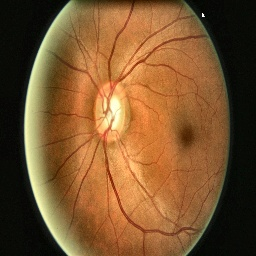
#> input picture data/processed/Train/Glaucoma_Negative/002.jpg, 256 x 256 px; its folder holds only this picture in this run
$ jupyter execute 01_data_exploration.ipynb
#> lines starting #> are read from the running program, lines starting #| are printed output that depends on the picture
[cell 1]
# Cell 1 - Import Libraries
import os
import numpy as np
import matplotlib.pyplot as plt
import cv2
from pathlib import Path

print("All libraries imported successfully")

[cell 2]
# Cell 2 - Define Dataset Paths
base_path = Path("../data/raw/Fundus_Train_Val_Data/Fundus_Scanes_Sorted")

train_neg = base_path / "Train/Glaucoma_Negative"
train_pos = base_path / "Train/Glaucoma_Positive"
val_neg = base_path / "Validation/Glaucoma_Negative"
val_pos = base_path / "Validation/Glaucoma_Positive"

print("Train - Normal    :", len(list(train_neg.glob("*"))))
print("Train - Glaucoma  :", len(list(train_pos.glob("*"))))
print("Val   - Normal    :", len(list(val_neg.glob("*"))))
print("Val   - Glaucoma  :", len(list(val_pos.glob("*"))))

[cell 3]
import matplotlib.pyplot as plt
import cv2

fig, axes = plt.subplots(2, 4, figsize=(16, 8))
fig.suptitle("Sample Fundus Images", fontsize=16)

# Normal eyes
normal_images = list(train_neg.glob("*"))[:4]
for i, img_path in enumerate(normal_images):
    img = cv2.imread(str(img_path))
#> img is the input picture: shape (256, 256, 3); mean B, G, R 46.3, 84.4, 122.5
    img = cv2.cvtColor(img, cv2.COLOR_BGR2RGB)
    axes[0, i].imshow(img)
    axes[0, i].set_title("Normal")
    axes[0, i].axis("off")

# Glaucoma eyes
glaucoma_images = list(train_pos.glob("*"))[:4]
for i, img_path in enumerate(glaucoma_images):
    img = cv2.imread(str(img_path))
    img = cv2.cvtColor(img, cv2.COLOR_BGR2RGB)
    axes[1, i].imshow(img)
    axes[1, i].set_title("Glaucoma")
    axes[1, i].axis("off")

plt.tight_layout()
plt.savefig("../results/plots/sample_images.png")
plt.show()
print("Sample images saved to results/plots/")

[cell 4]
# Check image dimensions across the dataset
sizes = []
for img_path in list(train_neg.glob("*")) + list(train_pos.glob("*")):
    img = cv2.imread(str(img_path))
    if img is not None:
        sizes.append(img.shape)

unique_sizes = set(sizes)
print(f"Total images checked: {len(sizes)}")
#| Total images checked: 1
print(f"Unique sizes found: {len(unique_sizes)}")
#| Unique sizes found: 1
for s in unique_sizes:
    print(s)

[cell 5]
import matplotlib.pyplot as plt

# Class distribution
labels = ['Train Normal', 'Train Glaucoma', 'Val Normal', 'Val Glaucoma']
counts = [386, 134, 96, 34]
colors = ['steelblue', 'tomato', 'steelblue', 'tomato']

plt.figure(figsize=(8, 5))
bars = plt.bar(labels, counts, color=colors)
plt.title("Class Distribution")
plt.ylabel("Number of Images")

for bar, count in zip(bars, counts):
    plt.text(bar.get_x() + bar.get_width()/2, bar.get_height() + 3,
             str(count), ha='center', fontsize=11)

plt.tight_layout()
plt.savefig("../results/plots/class_distribution.png")
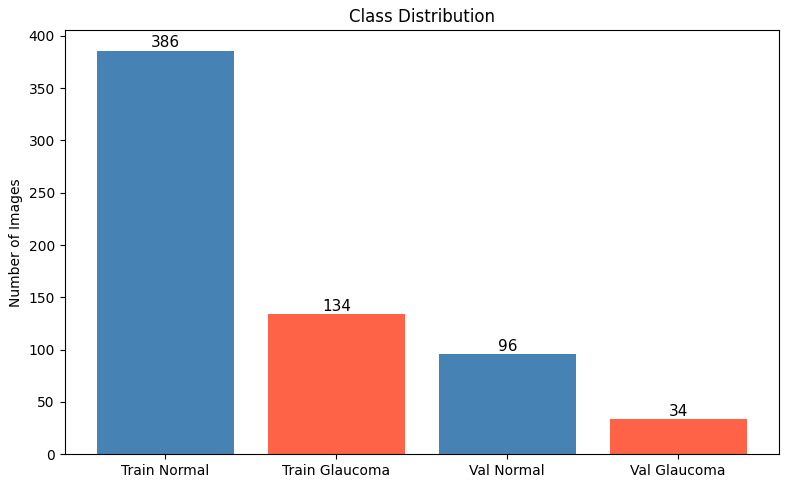
#> figure drawn by matplotlib, 1 panel; tallest bar 386 high, from x = -0.4 to 0.4
plt.show()
print("Class distribution saved")
